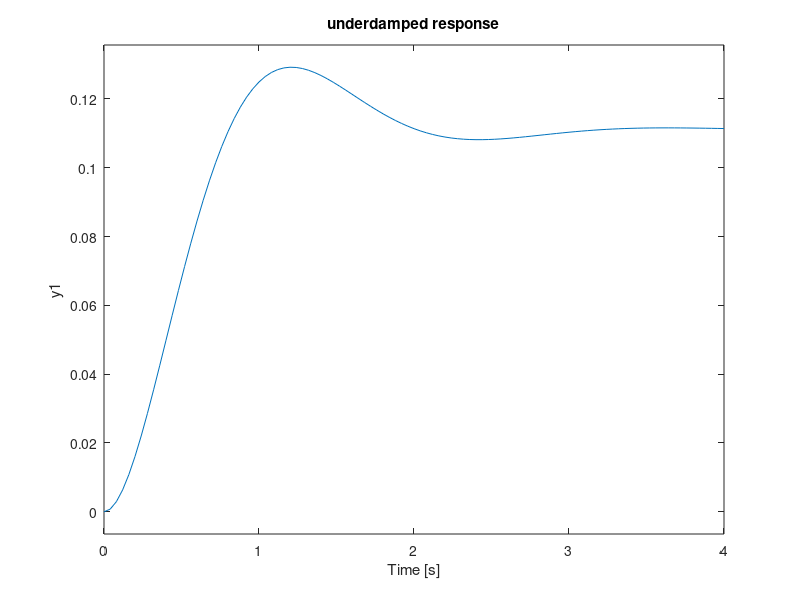

Write MATLAB code to recreate this figure.
%%time response second order underdamped case system
num = [1];
%numerator
den = [1 3 9]; 
G = tf(num,den) 
figure(1);
step(G)
grid
title('underdamped response')
